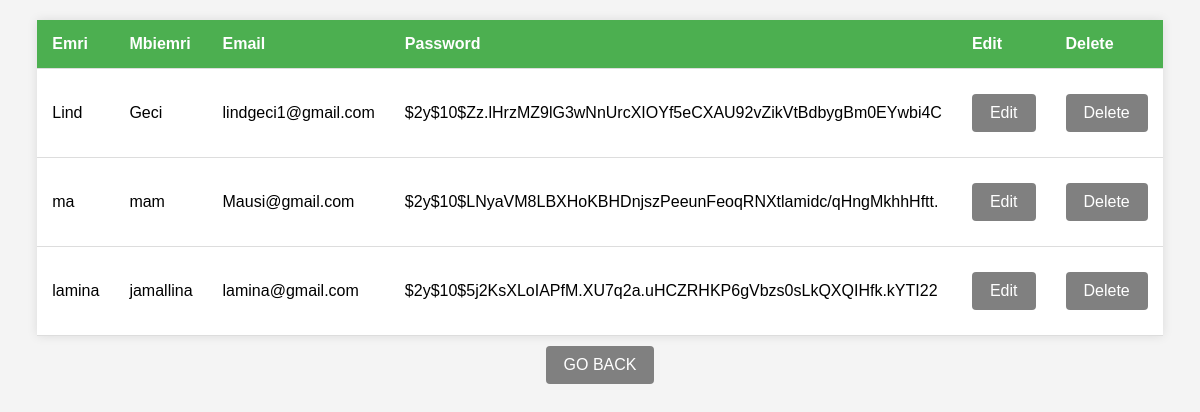
/dashboard/dashboard.php, run on the app's committed database.
### tables this page shows
CREATE TABLE `users` (
  `userId` int(11) NOT NULL,
  `Name` varchar(50) NOT NULL,
  `Surname` varchar(50) NOT NULL,
  `Email` varchar(100) NOT NULL,
  `Password` varchar(255) NOT NULL
);

### controllers/CRUDAT_PER_USER.php (called while the page is built, shortened)
<?php
class CRUDAT_PER_USER {
    private $connection;
    public function __construct() {
        $conn = new DATABASE1();
        $this->connection = $conn->startConnection();
    }
    public function getAllUsers() {
        $conn = $this->connection;
        $sql = "SELECT u.*, r.roleName FROM users u
                LEFT JOIN user_roles ur ON u.userId = ur.userId
                LEFT JOIN roles r ON ur.roleId = r.roleId";
        $statement = $conn->query($sql);
        $users = $statement->fetchAll();
        return $users;
    }
}
?>

### dashboard/dashboard.php (the view, shortened to what this page needs)
<?php
include_once "../controllers/CRUDAT_PER_USER.php";
$strep = new CRUDAT_PER_USER();
$Users = $strep->getAllUsers();
?>
<!DOCTYPE html>
<html lang="en">
<head>
    <link rel="stylesheet" href="../style.css">
</head>
<body>
    <table>
        <thead>
            <tr>
                <th>Emri</th>
                <th>Mbiemri</th>
                <th>Email</th>
                <th>Password</th>
                <th>Edit</th>
                <th>Delete</th>
            </tr>
        </thead>
        <tbody>
            <?php foreach ($Users as $User) { ?>
                <tr>
                    <td><?php echo $User["Name"]; ?></td>
                    <td><?php echo $User["Surname"]; ?></td>
                    <td><?php echo $User["Email"]; ?></td>
                    <td><?php echo $User["Password"]; ?></td>
                    <td><a href='../controllers/editUser.php?id=<?= $User["userId"] ?>'>Edit</a></td>
                    <td><a href='../controllers/deleteUser.php?id=<?= $User["userId"] ?>'>Delete</a></td>
                </tr>
            <?php } ?>
        </tbody>
    </table>
    <div class="goback">
        <a href="../Pages/index.php">GO BACK</a>
    </div>
</body>
</html>

### style.css (style rules this page uses)
* { box-sizing: border-box; margin: 0px; padding: 0px; }
body { font-family: Arial, Helvetica, sans-serif; }
a { display: inline-block; margin-top: 10px; margin-bottom: 10px; background-color: gray; color: white; padding: 10px 18px; text-decoration: none; border-radius: 4px; }

### dashboard/dashboard.php (style rules this page uses)
body { font-family: Arial, sans-serif; background-color: #f4f4f4; margin: 0; padding: 0; display: flex; flex-direction: column; align-items: center; }
table { width: 80%; border-collapse: collapse; margin-top: 20px; background-color: #fff; box-shadow: 0 0 10px rgba(0, 0, 0, 0.1); }
th, td { padding: 15px; text-align: left; border-bottom: 1px solid #ddd; }
th { background-color: #4CAF50; color: white; }

### data on the page
users: Name "Lind", Surname "Geci", Email "lindgeci1@gmail.com", Password "$2y$10$Zz.lHrzMZ9lG3wNnUrcXIOYf5eCXAU92vZikVtBdbygBm0EYwbi4C"
users: Name "ma", Surname "mam", Email "Mausi@gmail.com", Password "$2y$10$LNyaVM8LBXHoKBHDnjszPeeunFeoqRNXtlamidc/qHngMkhhHftt."
users: Name "lamina", Surname "jamallina", Email "lamina@gmail.com", Password "$2y$10$5j2KsXLoIAPfM.XU7q2a.uHCZRHKP6gVbzs0sLkQXQIHfk.kYTI22"
